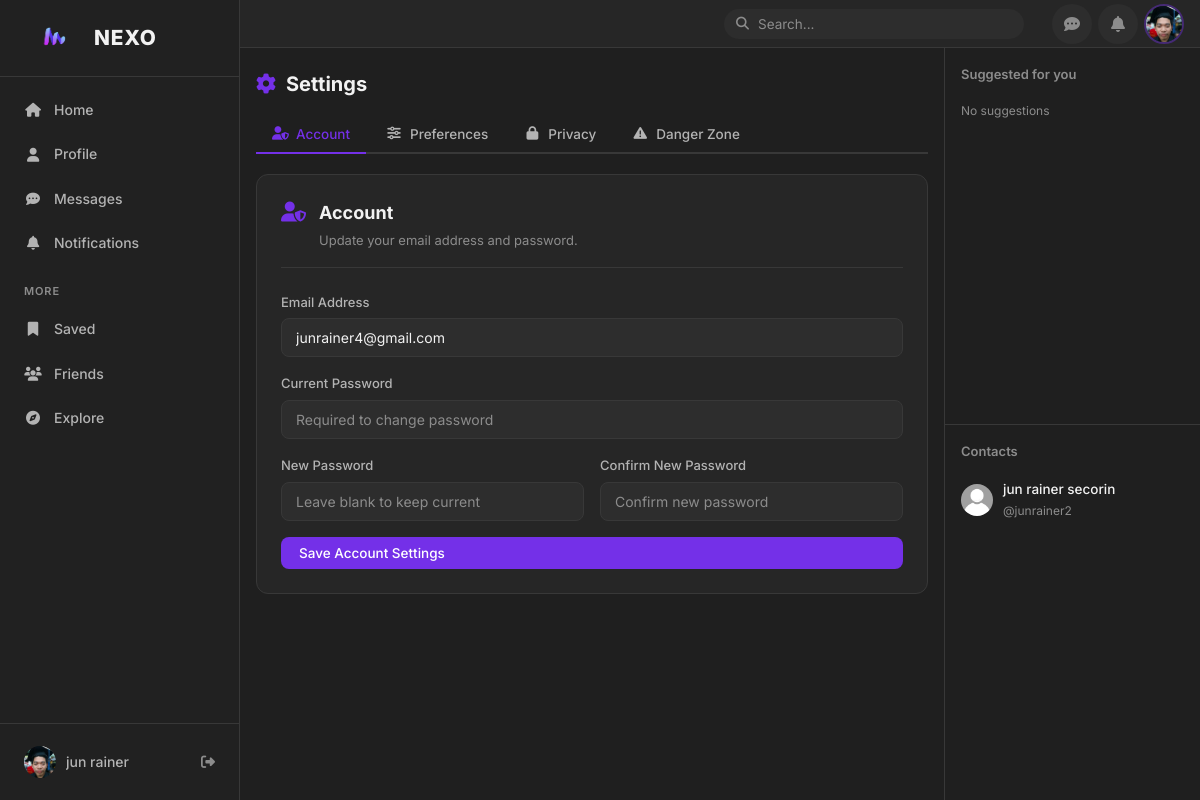
The app's page /public/index.php?url=settings (signed in) with its own data.
### tables this page shows
CREATE TABLE `users` (
  `id` int(10) UNSIGNED NOT NULL,
  `username` varchar(50) NOT NULL,
  `email` varchar(100) NOT NULL,
  `password` varchar(255) NOT NULL,
  `full_name` varchar(100) NOT NULL,
  `bio` text DEFAULT NULL,
  `profile_image` varchar(255) NOT NULL DEFAULT 'default.png',
  `cover_image` varchar(255) DEFAULT NULL,
  `mobile` varchar(20) DEFAULT NULL,
  `birthday` date DEFAULT NULL,
  `gender` varchar(20) DEFAULT NULL,
  `created_at` timestamp NOT NULL DEFAULT current_timestamp(),
  `last_active_at` timestamp NULL DEFAULT NULL
);

### app/controllers/SettingsController.php (called while the page is built, shortened)
<?php
require_once __DIR__ . '/../models/UserModel.php';
class SettingsController {
    private $db;
    private UserModel $userModel;
    public function __construct() {
        $this->db = Database::getInstance()->getConnection();
        $this->userModel = new UserModel();
    }
    public function index() {
        $userId = $_SESSION['user_id'];
        $stmt = $this->db->prepare('SELECT * FROM users WHERE id = ?');
        $stmt->execute([$userId]);
        $user = $stmt->fetch(PDO::FETCH_ASSOC);
        $sidebarContacts = $this->userModel->getSidebarContacts($userId);
        require_once __DIR__ . '/../views/settings/index.php';
    }
}

### config/database.php (called while the page is built, shortened)
<?php
class Database {
    private static $instance = null;
    private $pdo;
    private function __construct() {
        try {
            $this->pdo = new PDO(
                'mysql:host=' . DB_HOST . ';port=' . DB_PORT . ';dbname=' . DB_NAME . ';charset=utf8mb4',
                DB_USER,
                DB_PASS,
                [
                    PDO::ATTR_ERRMODE            => PDO::ERRMODE_EXCEPTION,
                    PDO::ATTR_DEFAULT_FETCH_MODE => PDO::FETCH_ASSOC,
                    PDO::ATTR_EMULATE_PREPARES   => false,
                ]
            );
$this->pdo->exec("SET time_zone = '+08:00'");
        } catch (PDOException $e) {
            die('Database connection failed. Check config/database.php');
        }
    }
    public static function getInstance(): Database {
        if (self::$instance === null) {
            self::$instance = new self();
        }
        return self::$instance;
    }
    public function getConnection(): PDO {
        return $this->pdo;
    }
}

### app/models/UserModel.php (called while the page is built, shortened)
<?php
require_once __DIR__ . '/../../config/database.php';
class UserModel {
    private PDO $db;
    public function __construct() {
        $this->db = Database::getInstance()->getConnection();
    }
    public function getSidebarContacts(int $currentUserId, int $limit = 10): array {
        try {
            $limit = max(1, (int) $limit);
            $stmt = $this->db->prepare(
                'SELECT u.id, u.username, u.full_name, u.profile_image
                 FROM friendships f
                 JOIN users u ON f.friend_id = u.id
                 WHERE f.user_id = :user_id AND f.status = :status
                 ORDER BY u.full_name
                 LIMIT :limit'
            );
            $stmt->bindValue(':user_id', $currentUserId, PDO::PARAM_INT);
            $stmt->bindValue(':status', 'accepted', PDO::PARAM_STR);
            $stmt->bindValue(':limit', $limit, PDO::PARAM_INT);
            $stmt->execute();
            return $stmt->fetchAll(PDO::FETCH_ASSOC);
        } catch (PDOException $e) {
            return [];
        }
    }
}

### app/views/settings/index.php (the view, shortened to what this page needs)
<?php
require __DIR__ . '/../partials/header.php';
?>
<div class="settings-page">
    <h1 class="settings-title"><i class="fa fa-gear"></i> Settings</h1>
    <div class="settings-tabs">
        <button class="settings-tab active" onclick="showSettingsPanel('account', this)">
            <i class="fa fa-user-shield"></i> Account
        </button>
        <button class="settings-tab" onclick="showSettingsPanel('preferences', this)">
            <i class="fa fa-sliders"></i> Preferences
        </button>
        <button class="settings-tab" onclick="showSettingsPanel('privacy', this)">
            <i class="fa fa-lock"></i> Privacy
        </button>
        <button class="settings-tab" onclick="showSettingsPanel('danger', this)">
            <i class="fa fa-triangle-exclamation"></i> Danger Zone
        </button>
    </div>
    <div class="settings-frame">
        <div class="settings-panel active" id="panel-account">
            <div class="settings-panel-header">
                <i class="fa fa-user-shield"></i>
                <div>
                    <h3>Account</h3>
                    <p>Update your email address and password.</p>
                </div>
            </div>
            <form action="index.php?url=settings/account" method="POST" class="settings-form">
                <div class="form-group">
                    <label for="email">Email Address</label>
                    <input type="email" name="email" id="email" class="form-input"
                           value="<?= htmlspecialchars($user['email']) ?>" required>
                </div>
                <div class="form-group">
                    <label for="current_password">Current Password</label>
                    <input type="password" name="current_password" id="current_password" class="form-input"
                           placeholder="Required to change password">
                </div>
                <div class="form-row">
                    <div class="form-group">
                        <label for="new_password">New Password</label>
                        <input type="password" name="new_password" id="new_password" class="form-input"
                               placeholder="Leave blank to keep current">
                    </div>
                    <div class="form-group">
                        <label for="confirm_password">Confirm New Password</label>
                        <input type="password" name="confirm_password" id="confirm_password" class="form-input"
                               placeholder="Confirm new password">
                    </div>
                </div>
                <button type="submit" class="btn btn-primary">Save Account Settings</button>
            </form>
        </div>
    </div>
</div>
<?php require __DIR__ . '/../partials/footer.php'; ?>

### app/views/partials/footer.php (shortened to what this page needs)
<?php if (isset($_SESSION['user_id'])): ?>
            </main>
            <?php if (!isset($hideRightSidebar)): ?>
            <?php $sidebarContacts = $sidebarContacts ?? []; ?>
            <aside class="right-sidebar">
                <div class="sidebar-half">
                    <h3 class="right-sidebar-title">Suggested for you</h3>
                    <?php if (!empty($suggestions)): ?>
                        <?php foreach ($suggestions as $s): ?>
                        <?php
                            $sidebarProfileUrl = 'index.php?url=profile/' . htmlspecialchars($s['username']);
                            $sidebarAvatarFile = htmlspecialchars($s['profile_image'] ?: 'default.png');
                            $sidebarAvatar = 'assets/uploads/' . $sidebarAvatarFile;
                        ?>
                        <div class="suggestion-item" id="sidebar-sug-<?= (int)$s['id'] ?>"
                             data-user-id="<?= (int)$s['id'] ?>"
                             data-username="<?= htmlspecialchars($s['username']) ?>"
                             data-full-name="<?= htmlspecialchars($s['full_name']) ?>"
                             data-avatar="<?= $sidebarAvatar ?>"
                             data-profile-url="<?= $sidebarProfileUrl ?>">
                            <a href="<?= $sidebarProfileUrl ?>" class="suggestion-item-link">
                                <img src="<?= $sidebarAvatar ?>"
                                     alt="avatar" class="avatar-sm"
                                     onerror="this.onerror=null; this.src='assets/images/default-profile.webp'">
                                <div>
                                    <p class="suggestion-name"><?= htmlspecialchars($s['full_name']) ?></p>
                                    <p class="suggestion-username">@<?= htmlspecialchars($s['username']) ?></p>
                                </div>
                            </a>
                            <button class="sidebar-add-btn js-sidebar-add" title="Add Friend"
                                    data-user-id="<?= (int)$s['id'] ?>">
                                <i class="fa fa-user-plus"></i><span>Add</span>
                            </button>
                        </div>
                        <?php endforeach; ?>
                    <?php else: ?>
                        <p class="sidebar-empty">No suggestions</p>
                    <?php endif; ?>
                </div>
                <div class="sidebar-half sidebar-half--contacts">
                    <h3 class="right-sidebar-title">Contacts</h3>
                    <?php if (!empty($sidebarContacts)): ?>
                        <?php foreach ($sidebarContacts as $c): ?>
                        <a href="index.php?url=profile/<?= htmlspecialchars($c['username']) ?>" class="suggestion-item">
                            <img src="assets/uploads/<?= htmlspecialchars($c['profile_image']) ?>"
                                 alt="avatar" class="avatar-sm"
                                 onerror="this.onerror=null; this.src='assets/images/default-profile.webp'">
                            <div>
                                <p class="suggestion-name"><?= htmlspecialchars($c['full_name']) ?></p>
                                <p class="suggestion-username">@<?= htmlspecialchars($c['username']) ?></p>
                            </div>
                        </a>
                        <?php endforeach; ?>
                    <?php else: ?>
                        <p class="sidebar-empty">No contacts yet</p>
                    <?php endif; ?>
                </div>
            </aside>
            <?php endif; ?>
        </div>
    </div>
</div>
<?php endif; ?>
</body>
</html>

### records on screen
users: email "junrainer4@gmail.com"
users: full_name "jun rainer secorin", username "junrainer2"

### other values on screen
$_SESSION['full_name'] "jun rainer"
